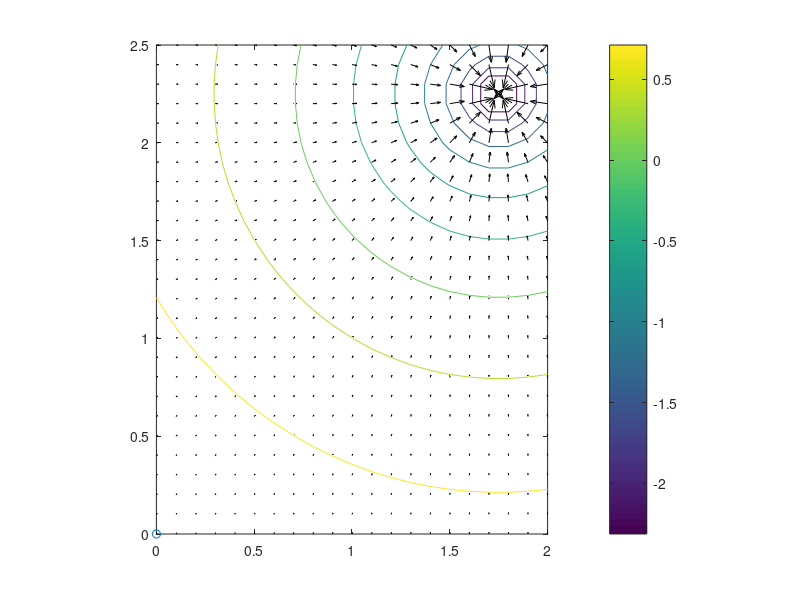

Here is the MATLAB script that generated this plot: (Note: this script raises an error after producing the figure.)
figure(1), clf

tic 
% choose initial point
r = [0.0;0.0];

% generate the surface with lines and such
plot(r(1), r(2),'o')
hold on

[px,py]=meshgrid(0:0.1:2,0:0.1:2.5);
[xlim,ylim] = size(px);
V = zeros(xlim, ylim);

for i=1:xlim
    for j=1:ylim
          line = @(x0,m,xi,yi) log(sqrt(( px(i,j)-x0-xi).^2 + ((py(i,j)-(m.*x0)-yi).^2)));
          circle = @(xi,yi) log(sqrt((px(i,j)-xi).^2 + ((py(i,j)-yi).^2)));
          dV4 = @(x0)line(x0, -1,1.5,1);
          dV5 = @(x0)line(x0, 1,0.5,1.5);
          dV3 = @(x0)line(x0, 0.01,0,0);
          dV6 = @(x0)line(x0, 0.01,0,2.5);
          dV7 = @(x0)line(x0, -1,0,0);
          dV8 = @(x0)line(x0, 1000,2,0);
%           V(i,j) = integral(dV5,0.2,-0.2) + 2*integral(dV4,0.2,-0.2) + integral(dV3,4,-4) +...
%               integral(dV6,4,-4) + integral(dV7,4,-4)./3 + 6*integral(dV8,4,-4) + circle(1.75,2.25);
          V(i,j) =   circle(1.75,2.25);
    end
end



% visualize contour and gradient plot of surface in advance
% (entirely for pretty plots)
contour3(px,py,V);
[Ex,Ey] = gradient(V);
axis equal
hold on
colorbar
quiver(px,py,-Ex,-Ey,'k');

% find the gradient at initial pt
xp = round(r(1),2);
yp = round(r(2),2);
[gx, gy] = gradGenerator(xp,yp);
grad = 30.*[-gx;-gy];


lambda = .25; % feet
delta = .99; % current delta
tolerance = .1; % gradient norm tolerance
orientation = [0;1]; %initial orientation

% calculate desired angle
angle = acos(dot(orientation, grad)./norm(grad));
orientation = grad./norm(grad);
time = 2*angle/(pi / 2);

norm(grad);
count = 1;

disp('gradient time')

while norm(grad) > tolerance
    if count < 13
        time = (lambda/3.281)/0.1;
        
        % update gradient, linear, and angle calculations
        r = r + lambda*grad./norm(grad);
        lambda = lambda*delta;
        xp = round(r(1),2);
        yp = round(r(2),2);
        [gx, gy] = gradGenerator(xp,yp);
        grad = 100.*[-gx;-gy];
        norm(grad);
        angle = acos(dot(orientation, grad)./norm(grad));
        orientation = grad./norm(grad);
        
        time = 2*angle/1.5748;
        
        plot(r(1), r(2),'bo');
        count = count+1;
    else
        break
    end
end

toc